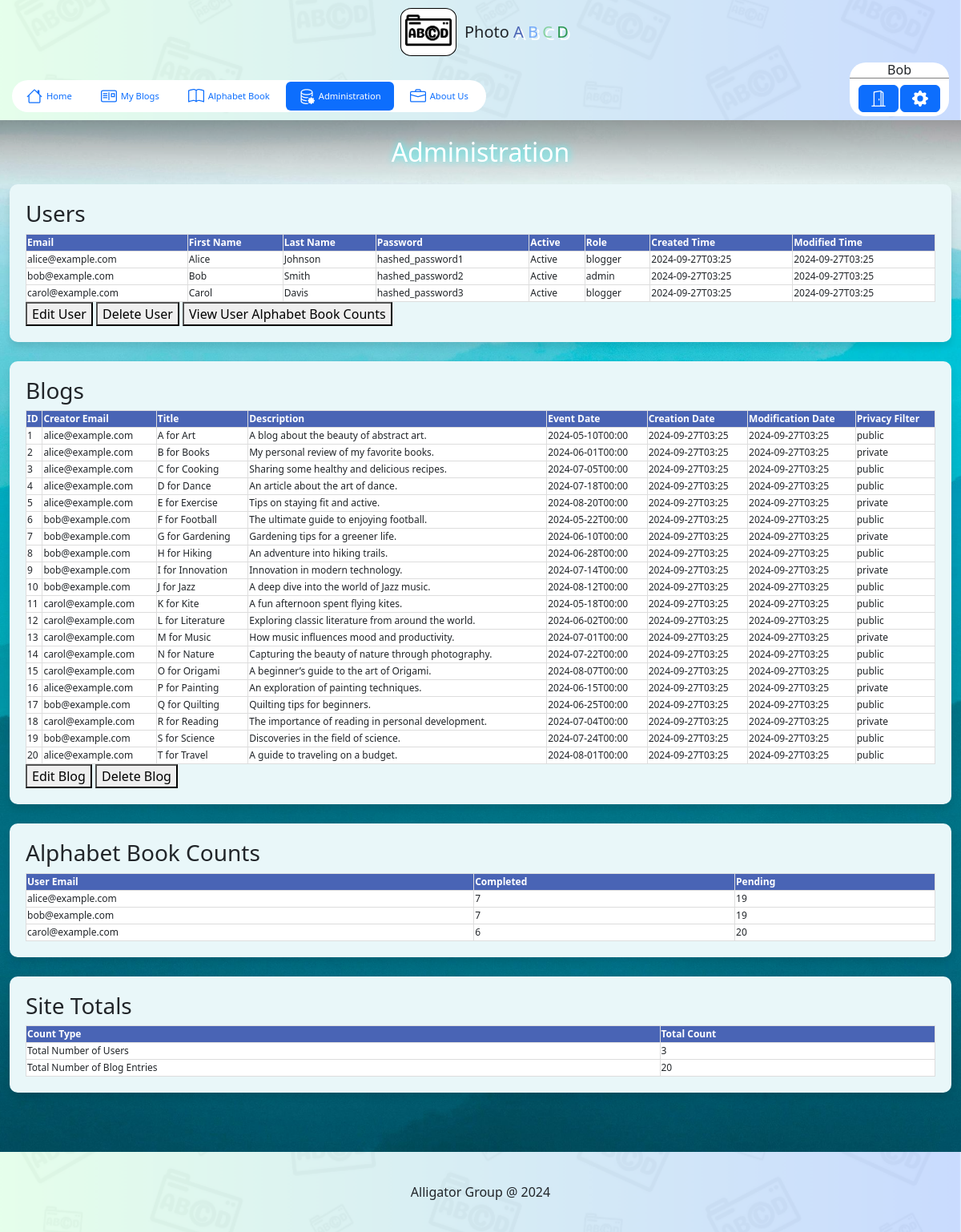
Page /admin-dashboard.php (signed in) on the committed database.
### tables this page shows
CREATE TABLE `users` (
  `email` varchar(255) NOT NULL,
  `first_name` varchar(100) NOT NULL,
  `last_name` varchar(100) NOT NULL,
  `password` varchar(255) NOT NULL,
  `active` tinyint(1) DEFAULT '1',
  `role` enum('admin','blogger') DEFAULT 'blogger',
  `created_time` timestamp NOT NULL DEFAULT CURRENT_TIMESTAMP,
  `modified_time` timestamp NOT NULL DEFAULT CURRENT_TIMESTAMP ON UPDATE CURRENT_TIMESTAMP,
  `reset_token` varchar(255) DEFAULT NULL,
  `token_expiration` timestamp NOT NULL DEFAULT '0000-00-00 00:00:00',
  `token_created_time` timestamp NOT NULL DEFAULT '0000-00-00 00:00:00'
);

CREATE TABLE `blogs` (
  `blog_id` int(11) NOT NULL,
  `creator_email` varchar(255) NOT NULL,
  `title` varchar(255) NOT NULL,
  `description` text,
  `event_date` date NOT NULL,
  `creation_date` timestamp NOT NULL DEFAULT CURRENT_TIMESTAMP,
  `modification_date` timestamp NOT NULL DEFAULT CURRENT_TIMESTAMP ON UPDATE CURRENT_TIMESTAMP,
  `privacy_filter` enum('private','public') DEFAULT 'private',
  `youtube_link` varchar(255)
);

### admin-dashboard.php (the view, shortened to what this page needs)
<?php
$CURRENT_PAGE = "Administration";
include_once("includes/db-conn.php");
?>
<!DOCTYPE html>
<html lang="en">
	<head>
		<?php include("includes/head-tag-contents.php");?>
		<link rel="stylesheet" href="https://cdn.datatables.net/2.1.8/css/dataTables.dataTables.min.css" />
		<link href="css/tables.css" rel="stylesheet" type="text/css">
    </head>
	<body>
		<?php include("includes/top-bar.php");?>
		<h2>Administration</h2>
			<div class="container" id='main-body'>
				<section>
					<?php
						$sql = "SELECT email, first_name, last_name, password, active, role, created_time, modified_time FROM users";
						$result = $conn->query($sql);
					?>
					<div class="tableContainer">
						<h3>Users</h3>
						<table id="usersTable" class="styledTable">
							<thead>
								<tr class="header">
									<th>Email</th>
									<th>First Name</th>
									<th>Last Name</th>
									<th>Password</th>
									<th>Active</th>
									<th>Role</th>
									<th>Created Time</th>
									<th>Modified Time</th>
								</tr>
							</thead>
							<tbody>
								<?php
									function formatDateTime($dateString) {
										try {
											$date = new DateTime($dateString);
											$datetimeLocalFormat = $date->format('Y-m-d\TH:i');
											return $datetimeLocalFormat;
										} catch (Exception $e) {
											return "Invalid Date";
										}
									}
									function formatActive($activeValue) {
										try {
											if ($activeValue == "0") {
												return "Not Active";
											} else if ($activeValue == "1") {
												return "Active";
											}
										} catch (Exception $e) {
											return "Invalid Active Value";
										}
									}
									while($row = $result->fetch_assoc()) {
								?>
										<tr>
											<td><?php echo $row['email']; ?></td>
											<td><?php echo $row['first_name']; ?></td>
											<td><?php echo $row['last_name']; ?></td>
											<td><?php echo $row['password']; ?></td>
											<td><?php echo formatActive($row['active']); ?></td>
											<td><?php echo $row['role']; ?></td>
											<td><?php echo formatDateTime($row['created_time']); ?></td>
											<td><?php echo formatDateTime($row['modified_time']); ?></td>
										</tr>
							<?php } ?>
							</tbody>
						</table>
						<button id="editUserButton">Edit User</button>
						<button id="deleteUserButton">Delete User</button>
						<button id="viewAlphabetCountsButton">View User Alphabet Book Counts</button>
					</div>
				</section>
				<section>
					<?php
						$sql = "SELECT * FROM blogs";
						$result = $conn->query($sql);
					?>
					<div class="tableContainer">
						<h3>Blogs</h3>
						<table id="blogsTable" class="styledTable">
							<thead>
								<tr class="header">
									<th>ID</th>
									<th>Creator Email</th>
									<th>Title</th>
									<th>Description</th>
									<th>Event Date</th>
									<th>Creation Date</th>
									<th>Modification Date</th>
									<th>Privacy Filter</th>
								</tr>
							</thead>
							<tbody>
								<?php
									while($row = $result->fetch_assoc()) {
								?>
										<tr>
											<td><?php echo $row['blog_id']; ?></td>
											<td><?php echo $row['creator_email']; ?></td>
											<td><?php echo $row['title']; ?></td>
											<td><?php echo $row['description']; ?></td>
											<td><?php echo formatDateTime($row['event_date']); ?></td>
											<td><?php echo formatDateTime($row['creation_date']); ?></td>
											<td><?php echo formatDateTime($row['modification_date']); ?></td>
											<td><?php echo $row['privacy_filter']; ?></td>
										</tr>
								<?php } ?>
							</tbody>
						</table>
						<button id="editBlogButton">Edit Blog</button>
						<button id="deleteBlogButton">Delete Blog</button>
					</div>
				</section>
				<section>
					<?php
						$sql = "
							SELECT
								u.email AS creator_email,
								COALESCE(SUM(CASE WHEN LetterCount > 0 THEN 1 ELSE 0 END), 0) AS LettersWithCount,
								(26 - COALESCE(SUM(CASE WHEN LetterCount > 0 THEN 1 ELSE 0 END), 0)) AS LettersWithoutCount
							FROM users u
							LEFT JOIN (
								SELECT
									creator_email,
									COUNT(*) AS LetterCount
								FROM blogs
								GROUP BY creator_email, LEFT(title, 1)
							) AS LetterCounts ON u.email = LetterCounts.creator_email
							GROUP BY u.email
						";
						$result = $conn->query($sql);
					?>
					<div class="tableContainer">
						<h3>Alphabet Book Counts</h3>
						<table id="adminAlphabetBookCountsTable" class="styledTable">
							<thead>
								<tr class="header">
									<th>User Email</th>
									<th>Completed</th>
									<th>Pending</th>
								</tr>
							</thead>
							<tbody>
								<?php
									while($row = $result->fetch_assoc()) {
								?>
									<tr>
										<td><?php echo $row['creator_email']; ?></td>
										<td><?php echo $row['LettersWithCount']; ?></td>
										<td><?php echo $row['LettersWithoutCount']; ?></td>
									</tr>
								<?php } ?>
							</tbody>
						</table>
					</div>
				</section>
				<section>
					<?php
						$sql1 = "SELECT count(*) as total_users FROM users";
						$result1 = $conn->query($sql1);
						$sql2 = "SELECT count(*) as total_blogs FROM blogs";
						$result2 = $conn->query($sql2);
						if ($result1) {
							$row1 = $result1->fetch_assoc();
							$totalUsers = $row1['total_users'];
						} else {
							$totalUsers = "Error fetching count";
						}
						if ($result2) {
							$row2 = $result2->fetch_assoc();
							$totalBlogs = $row2['total_blogs'];
						} else {
							$totalBlogs = "Error fetching count";
						}
					?>
					<div class="tableContainer">
						<h3>Site Totals</h3>
						<table id="siteTotalsTable" class="styledTable">
							<thead>
								<tr class="header">
									<th>Count Type</th>
									<th>Total Count</th>
								</tr>
							</thead>
							<tbody>
								<tr>
									<td>Total Number of Users</td>
									<td><?php echo $totalUsers; ?></td>
								</tr>
								<tr>
									<td>Total Number of Blog Entries</td>
									<td><?php echo $totalBlogs; ?></td>
								</tr>
							</tbody>
						</table>
					</div>
				</section>
			</div>
			<?php include("includes/footer.php");?>
	</body>
</html>

### includes/head-tag-contents.php (shortened to what this page needs)
<link rel="stylesheet" type="text/css" href="https://cdn.jsdelivr.net/npm/bootstrap@5.3.3/dist/css/bootstrap.min.css">
<link rel="stylesheet" href="css/included.css">

### includes/top-bar.php (shortened to what this page needs)
<header>
    <div class="main-header">
        <div class="logo">
            <div class="logo-img">
                <img src="images/photoABCDLogo.png" alt="Photo ABCD Logo">
            </div>
            <div class="logo-title">
                <span style="white-space: nowrap;">
                    <h1 style="padding-left: 10px; padding-right: 10px; margin: 0;">
                        Photo
                        <span style="white-space: nowrap;">
                            <span style="color: rgb(74, 100, 181); text-shadow: 3px 3px 0 rgba(255, 255, 255, 1);">A</span>
                            <span style="color: rgb(121, 172, 249); text-shadow: 3px 3px 0 rgba(255, 255, 255, 1);">B</span>
                            <span style="color: rgb(135, 210, 161); text-shadow: 3px 3px 0 rgba(255, 255, 255, 1);">C</span>
                            <span style="color: rgb(43, 152, 80); text-shadow: 3px 3px 0 rgba(255, 255, 255, 1);">D</span>
                        </span>
                    </h1>
                </span>
            </div>
        </div>
        <div class="nav-bar">
            <ul class="nav nav-pills">
                <li class="nav-item">
                    <a class="nav-link <?php if ($CURRENT_PAGE == "Index") {?>active<?php }?>" href="index.php">
                        Home
                    </a>
                </li>
                <?php if (isset($_SESSION['current_user_email'])): ?>
                    <li class="nav-item">
                        <a class="nav-link <?php if ($CURRENT_PAGE == "My Blogs") {?>active<?php }?>" href="my-blogs.php">
                            My Blogs
                        </a>
                    </li>
                    <li class="nav-item">
                        <a class="nav-link <?php if ($CURRENT_PAGE == "Alphabet Book") {?>active<?php }?>" href="abook.php">
                            Alphabet Book
                        </a>
                    </li>
                <?php endif; ?>
                <?php if (isset($_SESSION['current_user_role']) && $_SESSION['current_user_role'] == 'admin'): ?>
                    <li class="nav-item">
                        <a class="nav-link <?php if ($CURRENT_PAGE == "Administration") {?>active<?php }?>" href="admin-dashboard.php">
                            Administration
                        </a>
                    </li>
                <?php endif; ?>
                <li class="nav-item">
                    <a class="nav-link <?php if ($CURRENT_PAGE == "About") {?>active<?php }?>" href="about.php">
                        About Us
                    </a>
                </li>
            </ul>
        </div>
        <?php if (isset($_SESSION['current_user_email'])): ?>
            <div class="user-widget">
                <div class="user-links">
                    <h4><?=$_SESSION['current_user_first_name']?></h4>
                    <div class="btn-container">
                        <a class="btn btn-primary" id='logout-button' href="actions/logout.php">
                        </a>
                        <a class="btn btn-primary" id="settings" href="settings.php">
                        </a>
                    </div>
                </div>
            </div>
        <?php endif; ?>
    </div>
</header>

### includes/footer.php (shortened to what this page needs)
<footer>
    <div id='main-footer'>
        <span>
            Alligator Group @ <?php echo date('Y'); ?>
        </span>
    </div>
</footer>

### css/included.css (style rules this page uses)
body, html { height: 100%; }
body { background-image: url("../images/background.jpg"); background-attachment: fixed; background-position: center; background-repeat: no-repeat; background-size: cover; }
body > h2 { margin: 0; max-width: 100%; min-width: 100%; min-height: 10%; background: linear-gradient(180deg, rgba(0, 0, 0, 0.363), rgba(0, 0, 0, 0)); text-align: center; align-content: center; color: white; text-shadow: rgb(47, 255, 255) 1px 0 10px; }
#main-content, #main-body { max-width: 1430px; }
#main-footer { display: flex; justify-content: center; align-items: center; min-height: 100%; text-align: center; background-image: url('../images/banner.png'); background-size: cover; background-position: center; min-height: 100px; margin-top: 50px; }
@media (max-width: 1630px) { .main-header { padding-left: 40px !important; padding-right: 40px !important; } }
@media (max-width: 1630px) { .user-widget { max-width: 250px !important; max-height: 100px !important; } }
@media (max-width: 1630px) { .nav-link { font-size: 1rem !important; } }
@media (max-width: 1630px) { .logo-title > span > h1 { font-size: 1.75rem !important; } }
@media (max-width: 1630px) { .logo-img { max-width: 100px !important; } }
@media (max-width: 1430px) { .nav-link { font-size: 0.7rem !important; } }
@media (max-width: 1430px) { .logo-title > span > h1 { font-size: 1.25rem !important; } }
@media (max-width: 1430px) { .nav-item { max-width: 80%; } }
@media (max-width: 1240px) { .main-header { padding-left: 20px !important; padding-right: 20px !important; flex-wrap: wrap; position: relative; min-height: 150px; } }
@media (max-width: 1240px) { .user-widget { position: absolute; right: 15px; bottom: 5px; } }
@media (max-width: 1240px) { .nav-bar > .nav.nav-pills { position: absolute; left: 15px; bottom: 10px; padding: 0 !important; } }
@media (max-width: 1240px) { .logo-img { max-width: 70px !important; border-width: 1px !important; } }
@media (max-width: 1240px) { .logo { flex-wrap: wrap !important; flex-direction: row !important; justify-content: center; position: absolute; top: 40%; left: 50%; margin-top: -50px; margin-left: -100px; } }

### css/tables.css (style rules this page uses)
h2 { text-align: center; }
.tableContainer { width: 100%; max-width: 1200px; margin: 0 auto; padding: 20px; background-color: rgb(233, 247, 249); border-radius: 10px; box-shadow: 0 6px 10px rgba(0, 0, 0, 0.1); overflow-x:scroll; }
.tableContainer .styledTable { width: 100%; max-width: 100%; margin: 0 auto; border-collapse: collapse; background-color: white; }
.styledTable thead tr.header { background-color: rgb(73, 100, 181); color: white; }
.styledTable td, .styledTable th { font-size: 12px; border: 1px solid #ddd; text-align: left; }
button { display: inline-block; margin: 0 auto; }

### rows in the picture
users: email "alice@example.com", first_name "Alice", last_name "Johnson", password "hashed_password1", active "Active", role "blogger", created_time "2024-09-27T03:25", modified_time "2024-09-27T03:25", LettersWithCount "7", LettersWithoutCount "19"
users: email "bob@example.com", first_name "Bob", last_name "Smith", password "hashed_password2", active "Active", role "admin", created_time "2024-09-27T03:25", modified_time "2024-09-27T03:25", LettersWithCount "7", LettersWithoutCount "19"
users: email "carol@example.com", first_name "Carol", last_name "Davis", password "hashed_password3", active "Active", role "blogger", created_time "2024-09-27T03:25", modified_time "2024-09-27T03:25", LettersWithCount "6", LettersWithoutCount "20"
blogs: blog_id "1", creator_email "alice@example.com", title "A for Art", description "A blog about the beauty of abstract art.", event_date "2024-05-10T00:00", creation_date "2024-09-27T03:25", modification_date "2024-09-27T03:25", privacy_filter "public"
blogs: blog_id "2", creator_email "alice@example.com", title "B for Books", description "My personal review of my favorite books.", event_date "2024-06-01T00:00", creation_date "2024-09-27T03:25", modification_date "2024-09-27T03:25", privacy_filter "private"
blogs: blog_id "3", creator_email "alice@example.com", title "C for Cooking", description "Sharing some healthy and delicious recipes.", event_date "2024-07-05T00:00", creation_date "2024-09-27T03:25", modification_date "2024-09-27T03:25", privacy_filter "public"
blogs: blog_id "4", creator_email "alice@example.com", title "D for Dance", description "An article about the art of dance.", event_date "2024-07-18T00:00", creation_date "2024-09-27T03:25", modification_date "2024-09-27T03:25", privacy_filter "public"
blogs: blog_id "5", creator_email "alice@example.com", title "E for Exercise", description "Tips on staying fit and active.", event_date "2024-08-20T00:00", creation_date "2024-09-27T03:25", modification_date "2024-09-27T03:25", privacy_filter "private"
blogs: blog_id "6", creator_email "bob@example.com", title "F for Football", description "The ultimate guide to enjoying football.", event_date "2024-05-22T00:00", creation_date "2024-09-27T03:25", modification_date "2024-09-27T03:25", privacy_filter "public"
blogs: blog_id "7", creator_email "bob@example.com", title "G for Gardening", description "Gardening tips for a greener life.", event_date "2024-06-10T00:00", creation_date "2024-09-27T03:25", modification_date "2024-09-27T03:25", privacy_filter "private"
blogs: blog_id "8", creator_email "bob@example.com", title "H for Hiking", description "An adventure into hiking trails.", event_date "2024-06-28T00:00", creation_date "2024-09-27T03:25", modification_date "2024-09-27T03:25", privacy_filter "public"
blogs: blog_id "9", creator_email "bob@example.com", title "I for Innovation", description "Innovation in modern technology.", event_date "2024-07-14T00:00", creation_date "2024-09-27T03:25", modification_date "2024-09-27T03:25", privacy_filter "private"
blogs: blog_id "10", creator_email "bob@example.com", title "J for Jazz", description "A deep dive into the world of Jazz music.", event_date "2024-08-12T00:00", creation_date "2024-09-27T03:25", modification_date "2024-09-27T03:25", privacy_filter "public"
blogs: blog_id "11", creator_email "carol@example.com", title "K for Kite", description "A fun afternoon spent flying kites.", event_date "2024-05-18T00:00", creation_date "2024-09-27T03:25", modification_date "2024-09-27T03:25", privacy_filter "public"
blogs: blog_id "12", creator_email "carol@example.com", title "L for Literature", description "Exploring classic literature from around the world.", event_date "2024-06-02T00:00", creation_date "2024-09-27T03:25", modification_date "2024-09-27T03:25", privacy_filter "public"
blogs: blog_id "13", creator_email "carol@example.com", title "M for Music", description "How music influences mood and productivity.", event_date "2024-07-01T00:00", creation_date "2024-09-27T03:25", modification_date "2024-09-27T03:25", privacy_filter "private"
blogs: blog_id "14", creator_email "carol@example.com", title "N for Nature", description "Capturing the beauty of nature through photography.", event_date "2024-07-22T00:00", creation_date "2024-09-27T03:25", modification_date "2024-09-27T03:25", privacy_filter "public"
blogs: blog_id "15", creator_email "carol@example.com", title "O for Origami", description "A beginner’s guide to the art of Origami.", event_date "2024-08-07T00:00", creation_date "2024-09-27T03:25", modification_date "2024-09-27T03:25", privacy_filter "public"
blogs: blog_id "16", creator_email "alice@example.com", title "P for Painting", description "An exploration of painting techniques.", event_date "2024-06-15T00:00", creation_date "2024-09-27T03:25", modification_date "2024-09-27T03:25", privacy_filter "private"
blogs: blog_id "17", creator_email "bob@example.com", title "Q for Quilting", description "Quilting tips for beginners.", event_date "2024-06-25T00:00", creation_date "2024-09-27T03:25", modification_date "2024-09-27T03:25", privacy_filter "public"
blogs: blog_id "18", creator_email "carol@example.com", title "R for Reading", description "The importance of reading in personal development.", event_date "2024-07-04T00:00", creation_date "2024-09-27T03:25", modification_date "2024-09-27T03:25", privacy_filter "private"
blogs: blog_id "19", creator_email "bob@example.com", title "S for Science", description "Discoveries in the field of science.", event_date "2024-07-24T00:00", creation_date "2024-09-27T03:25", modification_date "2024-09-27T03:25", privacy_filter "public"
blogs: blog_id "20", creator_email "alice@example.com", title "T for Travel", description "A guide to traveling on a budget.", event_date "2024-08-01T00:00", creation_date "2024-09-27T03:25", modification_date "2024-09-27T03:25", privacy_filter "public"

### other values in the picture
$_SESSION['current_user_first_name'] "Bob"
$totalUsers "3"
$totalBlogs "20"
